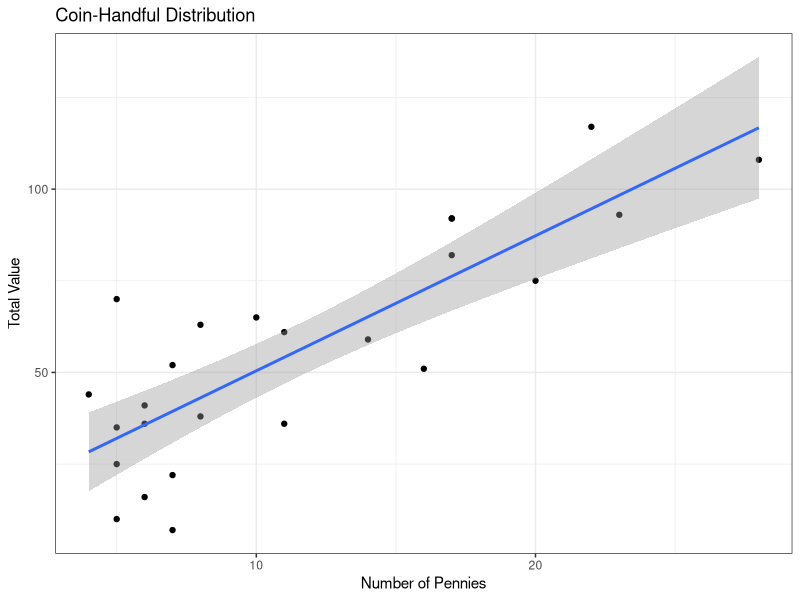
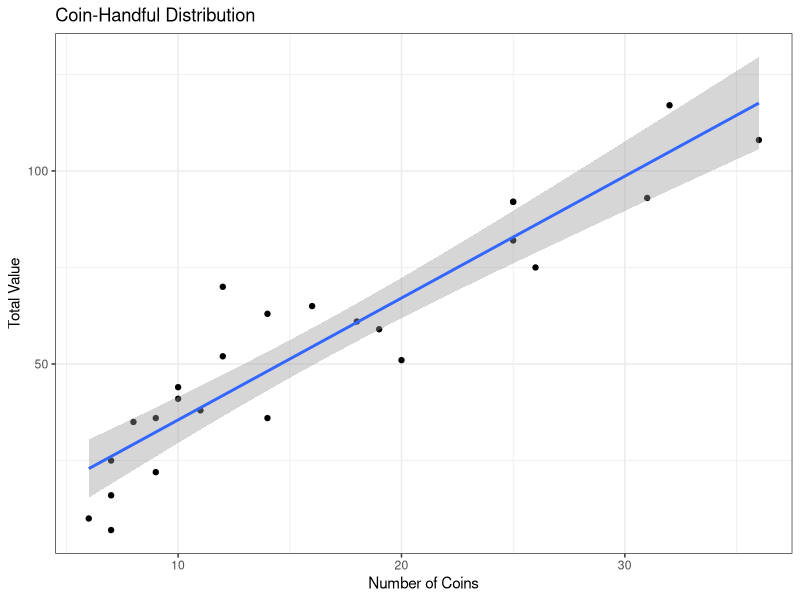
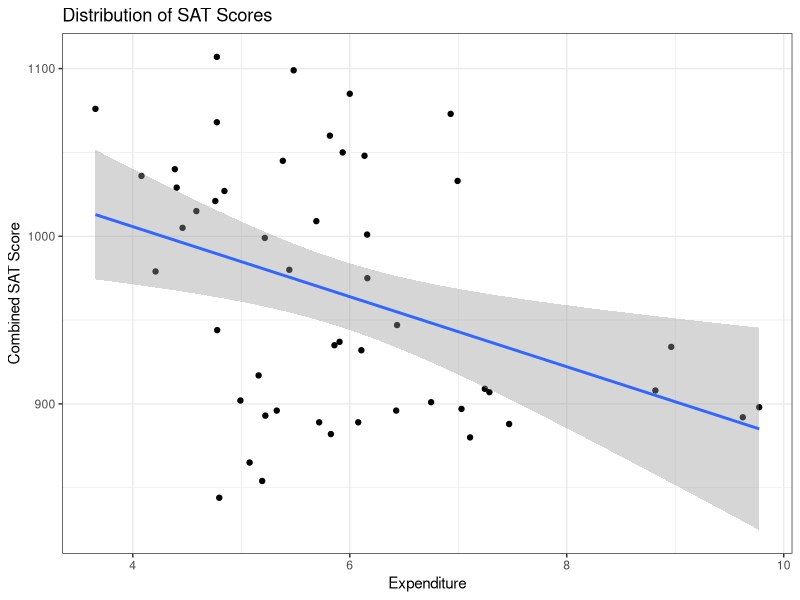
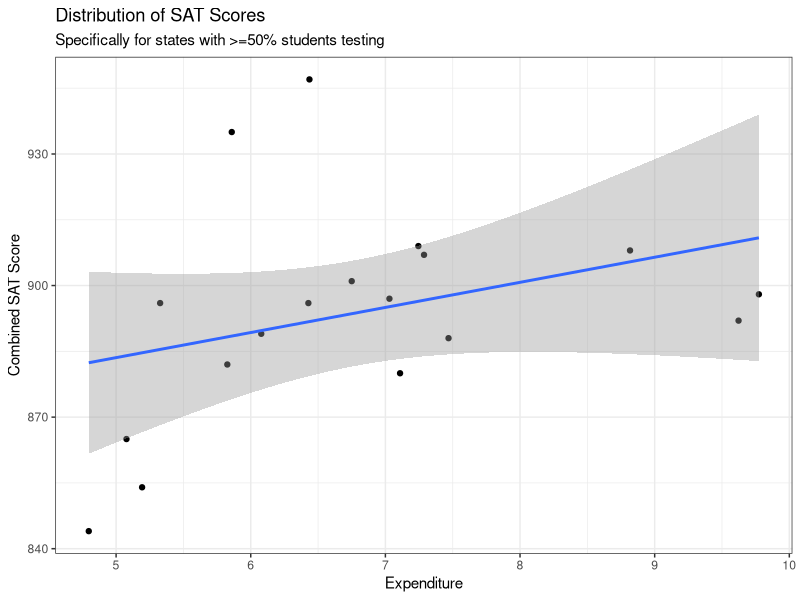
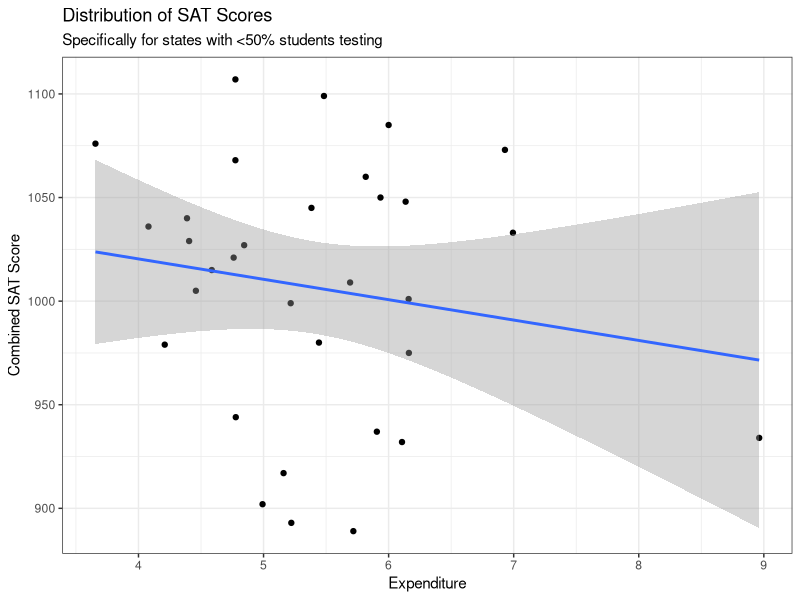

Recreate these plots in R, in order.
## ---- chunk 1
knitr::opts_chunk$set(echo = TRUE)
## ---- chunk 2
# Import Libraries 
library(tidyverse)
## ---- chunk 3
# Load in data 
coin_data <- read.delim("coindata.txt")
SAT_data <- read_csv("SAT_data.csv")
## ---- chunk 4
pennies_and_value <- coin_data %>%
  ggplot(aes(x = X..of.pennies, y = value.in.cents)) +
  geom_point() +
  geom_smooth(method='lm', formula= y~x) +
  theme_bw() +
  labs(
    title = "Coin-Handful Distribution",
    x = "Number of Pennies",
    y = "Total Value"
  )

num_and_value <- coin_data %>%
  ggplot(aes(x = X..of.coins, y = value.in.cents)) +
  geom_point() +
  geom_smooth(method='lm', formula= y~x) + 
  theme_bw() +
  labs(
    title = "Coin-Handful Distribution",
    x = "Number of Coins",
    y = "Total Value"
  )
  
pennies_and_value
num_and_value
## ---- chunk 5
#Fitting a simple regression of value in cents on number of coins 
model1 <- lm(value.in.cents ~ X..of.coins, data = coin_data)
#Saving the residuals of the above model
model1_resids <- resid(model1) 
#Adding these residuals to the data set 
coin_data <- coin_data %>% cbind(model1_resids)

#Fitting a simple regression of number of pennies on number of coins 
model2 <- lm(X..of.pennies ~ X..of.coins, data = coin_data)
#Saving the residuals of the above model 
model2_resids <- resid(model2)
#Adding these residuals to the data set 
coin_data <- coin_data %>% cbind(model2_resids)

#Fitting a simple regression of the first set of residuals on the second set of residuals 
model3 <- lm(model1_resids ~ model2_resids, data = coin_data) 
#This is the multiple regression 
model4 <- lm(value.in.cents ~ X..of.pennies + X..of.coins, data = coin_data)
#This is the simple regression of x1 on y 
model5 <- lm(value.in.cents ~ X..of.pennies, data = coin_data)

summary(model3)
summary(model4)
summary(model5)
## ---- chunk 6
initial_plot <- SAT_data %>%
  ggplot(aes(x = expenditure, y = Combined_SAT)) +
  geom_point() +
  geom_smooth(method = 'lm', formula = y ~ x) +
  theme_bw() +
  labs(
    title = "Distribution of SAT Scores",
    x = "Expenditure",
    y = "Combined SAT Score"
  )
  
initial_plot
## ---- chunk 7
grouped_SAT_data <- SAT_data %>%
  mutate(division = case_when(
    Pct_Taking_SAT >= 50 ~ "upper",
    Pct_Taking_SAT < 50 ~ "lower"
  ))
## ---- chunk 8
upper_plot <- grouped_SAT_data %>%
  filter(division == "upper") %>%
  ggplot(aes(x = expenditure, y = Combined_SAT)) +
  geom_point() +
  geom_smooth(method = 'lm', formula = y ~ x) +
  theme_bw() +
  labs(
    title = "Distribution of SAT Scores",
    subtitle = "Specifically for states with >=50% students testing",
    x = "Expenditure",
    y = "Combined SAT Score"
  )

lower_plot <- grouped_SAT_data %>%
  filter(division == "lower") %>%
  ggplot(aes(x = expenditure, y = Combined_SAT)) +
  geom_point() +
  geom_smooth(method = 'lm', formula = y ~ x) +
  theme_bw() +
  labs(
    title = "Distribution of SAT Scores",
    subtitle = "Specifically for states with <50% students testing",
    x = "Expenditure",
    y = "Combined SAT Score"
  )

upper_plot
lower_plot
## ---- chunk 9
#Using the coin data once again
#X1 column vector is the column containing number of pennies in each handful
#X2 column vector is the column containing number of coins in each handful 
#Y column vector is the column containing the value of each handful 
X1 <- coin_data$X..of.pennies
X2 <- coin_data$X..of.coins 
Y <- coin_data$value.in.cents

#Creating (nxp) X matrix
X <- cbind(1,X1,X2)

#Finding the inverse of X-transpose times X
Xinv <- solve(t(X) %*% X)

#Multiplying the above by X-transpose and Y to get beta-hat
bhat <- Xinv %*% t(X) %*% Y
bhat
## ---- chunk 10
#Finding the predicted y values using the predicted beta from above
yhat <- X %*% bhat 

#Finding the residuals 
resids <- Y - yhat

#Finding the number of observations 
n <- nrow(coin_data)

#Finding the estimate of sigma 
rmse <- sqrt(sum(resids^2)/(n-3))
rmse
## ---- chunk 11
#Finding the standard error 
SE <- rmse * sqrt(diag(Xinv))
SE
